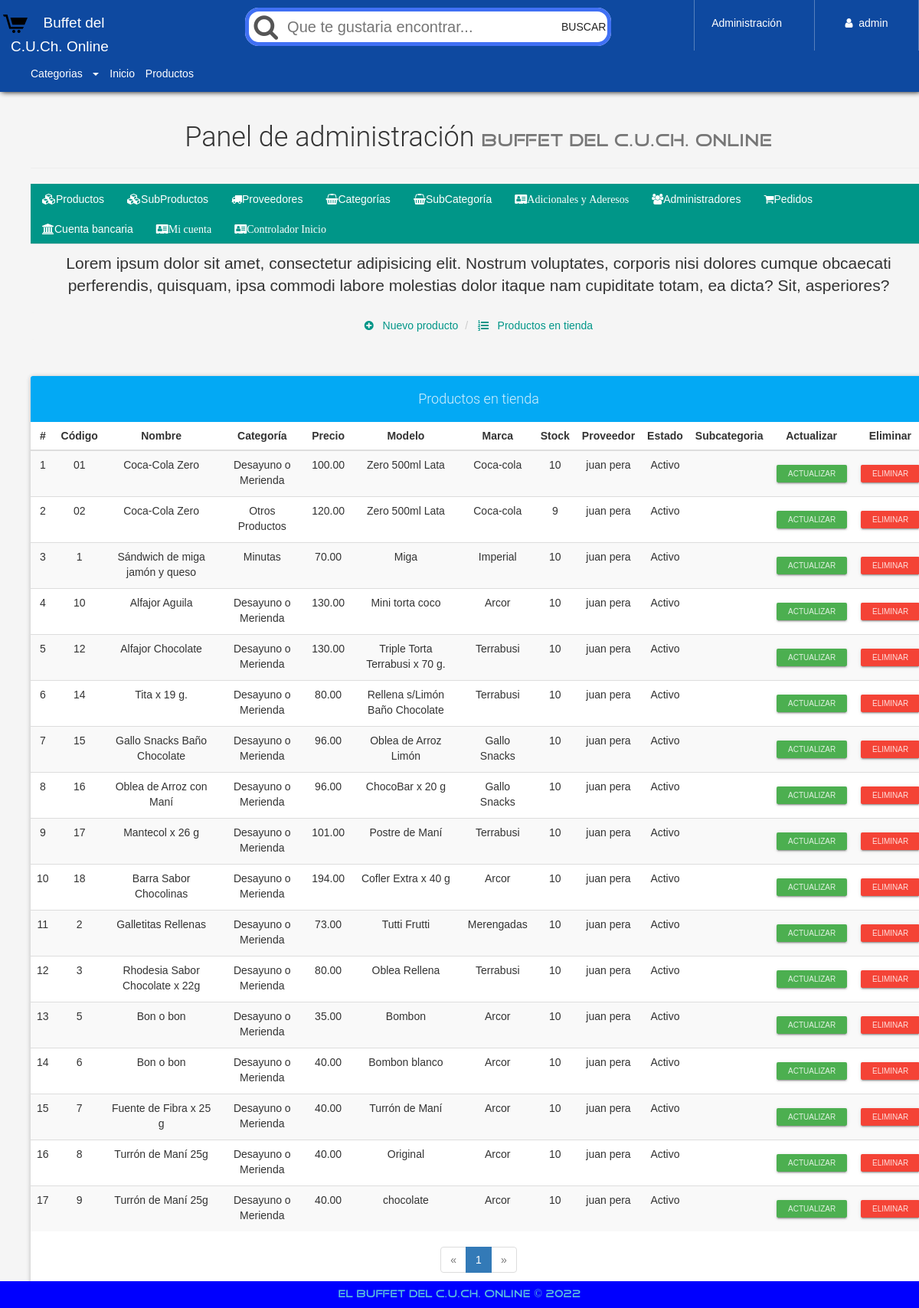
Screenshot of /configAdmin.php?view=productlist (signed in) with the database file from the repository.
### tables this page shows
CREATE TABLE `producto` (
  `CodigoProd` varchar(30) NOT NULL,
  `NombreProd` varchar(30) NOT NULL,
  `CodigoCat` varchar(30) NOT NULL,
  `Precio` decimal(30,2) NOT NULL,
  `Modelo` varchar(30) NOT NULL,
  `Marca` varchar(30) NOT NULL,
  `Stock` int(20) NOT NULL,
  `NITProveedor` varchar(30) NOT NULL,
  `Imagen` varchar(150) NOT NULL,
  `Nombre` varchar(30) NOT NULL,
  `Estado` varchar(50) NOT NULL,
  `Descuento` int(11) NOT NULL
);

CREATE TABLE `categoria` (
  `CodigoCat` varchar(30) NOT NULL,
  `Nombre` varchar(30) NOT NULL,
  `Descripcion` text NOT NULL
);

CREATE TABLE `proveedor` (
  `NITProveedor` varchar(30) NOT NULL,
  `NombreProveedor` varchar(30) NOT NULL,
  `Direccion` varchar(200) NOT NULL,
  `Telefono` int(20) NOT NULL,
  `PaginaWeb` varchar(30) NOT NULL
);

### library/consulSQL.php (called while the page is built, shortened)
<?php
class ejecutarSQL {
    public static function conectar(){
        if(!$con=  mysqli_connect(SERVER,USER,PASS,BD)){
            echo "Error en el servidor, verifique sus datos";
        }
        mysqli_set_charset($con, "utf8");
        return $con;
    }
    public static function consultar($query) {
        if (!$consul = mysqli_query(ejecutarSQL::conectar(), $query)) {
            echo 'Error en la consulta SQL ejecutada';
        }
        return $consul;
    }
}
?>

### admin/productlist-view.php (the view, shortened to what this page needs)
<p class="lead">
	Lorem ipsum dolor sit amet, consectetur adipisicing elit. Nostrum voluptates, corporis nisi dolores cumque obcaecati perferendis, quisquam, ipsa commodi labore molestias dolor itaque nam cupiditate totam, ea dicta? Sit, asperiores?
</p>
<ul class="breadcrumb" style="margin-bottom: 5px;">
    <li>
        <a href="configAdmin.php?view=product">
            <i class="fa fa-plus-circle" aria-hidden="true"></i> &nbsp; Nuevo producto
        </a>
    </li>
    <li>
        <a href="configAdmin.php?view=productlist"><i class="fa fa-list-ol" aria-hidden="true"></i> &nbsp; Productos en tienda</a>
    </li>
</ul>
<div class="">
	<div class="row">
		<div class="col-xs-12">
            <br><br>
            <div class="panel panel-info">
              <div class="panel-heading text-center"><h4>Productos en tienda</h4></div>
                <div class="table-responsive">
                  <table class="table table-striped table-hover">
                      <thead class="">
                          <tr>
                          	  <th class="text-center">#</th>
                              <th class="text-center">Código</th>
                              <th class="text-center">Nombre</th>
                              <th class="text-center">Categoría</th>
                              <th class="text-center">Precio</th>
                              <th class="text-center">Modelo</th>
                              <th class="text-center">Marca</th>
                              <th class="text-center">Stock</th>
                              <th class="text-center">Proveedor</th>
                              <th class="text-center">Estado</th>
                              <th class="text-center">Subcategoria</th>
                              <th class="text-center">Actualizar</th>
                              <th class="text-center">Eliminar</th>
                          </tr>
                      </thead>
                      <tbody>
                        <?php
                        	$mysqli = mysqli_connect(SERVER, USER, PASS, BD);
							mysqli_set_charset($mysqli, "utf8");
							$pagina = isset($_GET['pag']) ? (int)$_GET['pag'] : 1;
							$regpagina = 30;
							$inicio = ($pagina > 1) ? (($pagina * $regpagina) - $regpagina) : 0;
							$productos=mysqli_query($mysqli,"SELECT SQL_CALC_FOUND_ROWS * FROM producto LIMIT $inicio, $regpagina");
							$totalregistros = mysqli_query($mysqli,"SELECT FOUND_ROWS()");
							$totalregistros = mysqli_fetch_array($totalregistros, MYSQLI_ASSOC);
							$numeropaginas = ceil($totalregistros["FOUND_ROWS()"]/$regpagina);
							$cr=$inicio+1;
                            while($prod=mysqli_fetch_array($productos, MYSQLI_ASSOC)){
                        ?>
                        <tr>
                        	<td class="text-center"><?php echo $cr; ?></td>
                        	<td class="text-center"><?php echo $prod['CodigoProd']; ?></td>
                        	<td class="text-center"><?php echo $prod['NombreProd']; ?></td>
                        	<td class="text-center">
                        		<?php
                        			$categ=ejecutarSQL::consultar("SELECT Nombre FROM categoria WHERE CodigoCat='".$prod['CodigoCat']."'");
                        			$datc=mysqli_fetch_array($categ, MYSQLI_ASSOC);
                        			echo $datc['Nombre'];
                        		?>
                        	</td>
                        	<td class="text-center"><?php echo $prod['Precio']; ?></td>
                        	<td class="text-center"><?php echo $prod['Modelo']; ?></td>
                        	<td class="text-center"><?php echo $prod['Marca']; ?></td>
                        	<td class="text-center"><?php echo $prod['Stock']; ?></td>
                        	<td class="text-center">
                        		<?php
                        			$prov=ejecutarSQL::consultar("SELECT NombreProveedor FROM proveedor WHERE NITProveedor='".$prod['NITProveedor']."'");
                        			$datp=mysqli_fetch_array($prov, MYSQLI_ASSOC);
                        			echo $datp['NombreProveedor'];
                        		?>
                        	</td>
                        	<td class="text-center">
                        		<?php echo $prod['Estado']; ?>
                        	</td>
                            <td class="text-center">
                        	</td>
                        	<td class="text-center">
                        		<a href="configAdmin.php?view=productinfo&code=<?php echo $prod['CodigoProd']; ?>" class="btn btn-raised btn-xs btn-success">Actualizar</a>
                        	</td>
                        	<td class="text-center">
                        		<form action="process/delprod.php" method="POST" class="FormCatElec" data-form="delete">
                        			<button type="submit" class="btn btn-raised btn-xs btn-danger">Eliminar</button>
                        		</form>
                        	</td>
                        </tr>
                        <?php
                        	$cr++;
                        	}
                        ?>
                      </tbody>
                  </table>
                </div>
                <?php if($numeropaginas>=1): ?>
              	<div class="text-center">
                  <ul class="pagination">
                    <?php if($pagina == 1): ?>
                        <li class="disabled">
                            <a>
                                <span aria-hidden="true">&laquo;</span>
                            </a>
                        </li>
                    <?php endif; ?>
                    <?php
                        for($i=1; $i <= $numeropaginas; $i++ ){
                            if($pagina == $i){
                                echo '<li class="active"><a href="configAdmin.php?view=productlist&pag='.$i.'">'.$i.'</a></li>';
                            }else{
                                echo '<li><a href="configAdmin.php?view=productlist&pag='.$i.'">'.$i.'</a></li>';
                            }
                        }
                    ?>
                    <?php if($pagina == $numeropaginas): ?>
                        <li class="disabled">
                            <a>
                                <span aria-hidden="true">&raquo;</span>
                            </a>
                        </li>
                    <?php endif; ?>
                  </ul>
                </div>
                <?php endif; ?>
            </div>
        </div>
	</div>
</div>

### rows the page displays
producto: CodigoProd "01", NombreProd "Coca-Cola Zero", CodigoCat.Nombre "Desayuno o Merienda", Precio "100.00", Modelo "Zero 500ml Lata", Marca "Coca-cola", Stock "10", NITProveedor.NombreProveedor "juan pera", Estado "Activo"
producto: CodigoProd "02", NombreProd "Coca-Cola Zero", CodigoCat.Nombre "Otros Productos", Precio "120.00", Modelo "Zero 500ml Lata", Marca "Coca-cola", Stock "9", NITProveedor.NombreProveedor "juan pera", Estado "Activo"
producto: CodigoProd "1", NombreProd "Sándwich de miga jamón y queso", CodigoCat.Nombre "Minutas", Precio "70.00", Modelo "Miga", Marca "Imperial", Stock "10", NITProveedor.NombreProveedor "juan pera", Estado "Activo"
producto: CodigoProd "10", NombreProd "Alfajor Aguila", CodigoCat.Nombre "Desayuno o Merienda", Precio "130.00", Modelo "Mini torta coco", Marca "Arcor", Stock "10", NITProveedor.NombreProveedor "juan pera", Estado "Activo"
producto: CodigoProd "12", NombreProd "Alfajor Chocolate", CodigoCat.Nombre "Desayuno o Merienda", Precio "130.00", Modelo "Triple Torta Terrabusi x 70 g.", Marca "Terrabusi", Stock "10", NITProveedor.NombreProveedor "juan pera", Estado "Activo"
producto: CodigoProd "14", NombreProd "Tita x 19 g.", CodigoCat.Nombre "Desayuno o Merienda", Precio "80.00", Modelo "Rellena s/Limón Baño Chocolate", Marca "Terrabusi", Stock "10", NITProveedor.NombreProveedor "juan pera", Estado "Activo"
producto: CodigoProd "15", NombreProd "Gallo Snacks Baño Chocolate", CodigoCat.Nombre "Desayuno o Merienda", Precio "96.00", Modelo "Oblea de Arroz Limón", Marca "Gallo Snacks", Stock "10", NITProveedor.NombreProveedor "juan pera", Estado "Activo"
producto: CodigoProd "16", NombreProd "Oblea de Arroz con Maní", CodigoCat.Nombre "Desayuno o Merienda", Precio "96.00", Modelo "ChocoBar x 20 g", Marca "Gallo Snacks", Stock "10", NITProveedor.NombreProveedor "juan pera", Estado "Activo"
producto: CodigoProd "17", NombreProd "Mantecol x 26 g", CodigoCat.Nombre "Desayuno o Merienda", Precio "101.00", Modelo "Postre de Maní", Marca "Terrabusi", Stock "10", NITProveedor.NombreProveedor "juan pera", Estado "Activo"
producto: CodigoProd "18", NombreProd "Barra Sabor Chocolinas", CodigoCat.Nombre "Desayuno o Merienda", Precio "194.00", Modelo "Cofler Extra x 40 g", Marca "Arcor", Stock "10", NITProveedor.NombreProveedor "juan pera", Estado "Activo"
producto: CodigoProd "2", NombreProd "Galletitas Rellenas", CodigoCat.Nombre "Desayuno o Merienda", Precio "73.00", Modelo "Tutti Frutti", Marca "Merengadas", Stock "10", NITProveedor.NombreProveedor "juan pera", Estado "Activo"
producto: CodigoProd "3", NombreProd "Rhodesia Sabor Chocolate x 22g", CodigoCat.Nombre "Desayuno o Merienda", Precio "80.00", Modelo "Oblea Rellena", Marca "Terrabusi", Stock "10", NITProveedor.NombreProveedor "juan pera", Estado "Activo"
producto: CodigoProd "5", NombreProd "Bon o bon", CodigoCat.Nombre "Desayuno o Merienda", Precio "35.00", Modelo "Bombon", Marca "Arcor", Stock "10", NITProveedor.NombreProveedor "juan pera", Estado "Activo"
producto: CodigoProd "6", NombreProd "Bon o bon", CodigoCat.Nombre "Desayuno o Merienda", Precio "40.00", Modelo "Bombon blanco", Marca "Arcor", Stock "10", NITProveedor.NombreProveedor "juan pera", Estado "Activo"
producto: CodigoProd "7", NombreProd "Fuente de Fibra x 25 g", CodigoCat.Nombre "Desayuno o Merienda", Precio "40.00", Modelo "Turrón de Maní", Marca "Arcor", Stock "10", NITProveedor.NombreProveedor "juan pera", Estado "Activo"
producto: CodigoProd "8", NombreProd "Turrón de Maní 25g", CodigoCat.Nombre "Desayuno o Merienda", Precio "40.00", Modelo "Original", Marca "Arcor", Stock "10", NITProveedor.NombreProveedor "juan pera", Estado "Activo"
producto: CodigoProd "9", NombreProd "Turrón de Maní 25g", CodigoCat.Nombre "Desayuno o Merienda", Precio "40.00", Modelo "chocolate", Marca "Arcor", Stock "10", NITProveedor.NombreProveedor "juan pera", Estado "Activo"

### other values shown
$_SESSION['nombreAdmin'] "admin"
